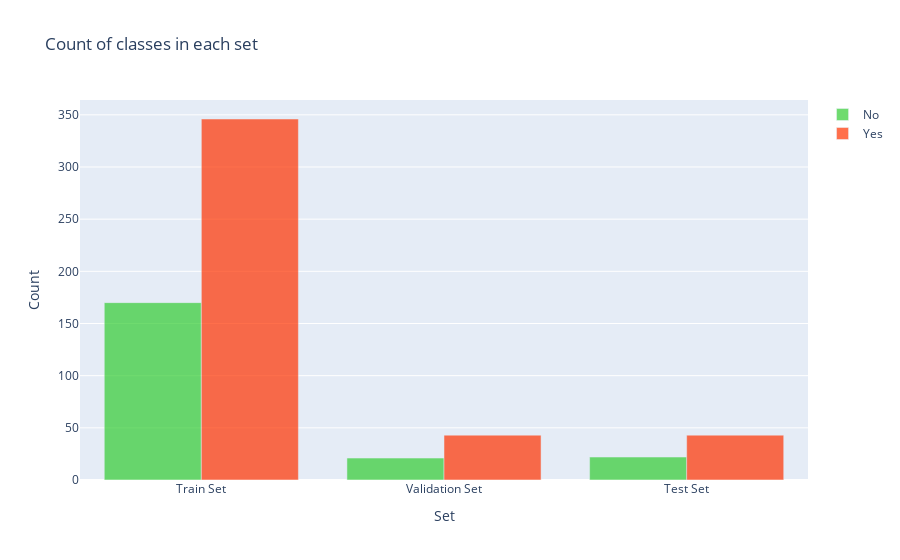

Notebook code for this chart:
### Code cell
#code to plot grph below

y = dict()
y[0] = []
y[1] = []
for set_name in (y_train, y_val, y_test):
    y[0].append(np.sum(set_name == 0))
    y[1].append(np.sum(set_name == 1))

trace0 = go.Bar(
    x=['Train Set', 'Validation Set', 'Test Set'],
    y=y[0],
    name='No',
    marker=dict(color='#33cc33'),
    opacity=0.7
)
trace1 = go.Bar(
    x=['Train Set', 'Validation Set', 'Test Set'],
    y=y[1],
    name='Yes',
    marker=dict(color='#ff3300'),
    opacity=0.7
)
data = [trace0, trace1]
layout = go.Layout(
    title='Count of classes in each set',
    xaxis={'title': 'Set'},
    yaxis={'title': 'Count'}
)
fig = go.Figure(data, layout)
iplot(fig)

### Figure 1 — Plotly figure (JSON) as saved in the notebook; plotly's stock layout.template omitted (floating-point values rounded to 4 significant figures)
{"data": [{"opacity": 0.7, "name": "No", "y": [170, 21, 22], "marker": {"color": "#33cc33"}, "x": ["Train Set", "Validation Set", "Test Set"], "type": "bar"}, {"opacity": 0.7, "name": "Yes", "y": [346, 43, 43], "marker": {"color": "#ff3300"}, "x": ["Train Set", "Validation Set", "Test Set"], "type": "bar"}], "layout": {"yaxis": {"title": {"text": "Count"}}, "xaxis": {"title": {"text": "Set"}}, "title": {"text": "Count of classes in each set"}}}
